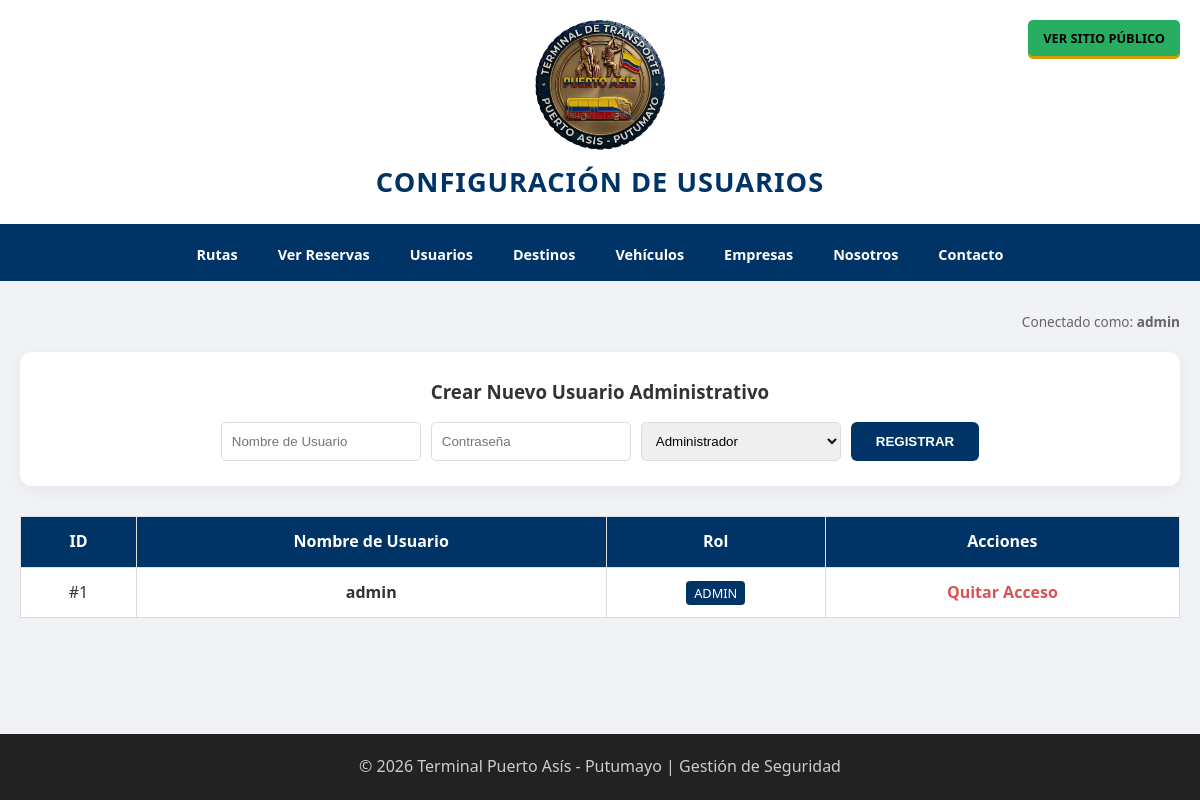
The page /app/admin_usuarios.php (signed in) on the database its author committed.
### tables this page shows
CREATE TABLE IF NOT EXISTS usuarios (
    id INT AUTO_INCREMENT PRIMARY KEY,
    usuario VARCHAR(50) NOT NULL UNIQUE,
    password VARCHAR(255) NOT NULL,
    rol ENUM('admin', 'empleado') DEFAULT 'admin'
);

### app/admin_usuarios.php (the view, shortened to what this page needs)
<?php
require_once 'conexion.php';
$nombre_usuario = isset($_SESSION['admin']) ? $_SESSION['admin'] : "Administrador";
$usuarios = $pdo->query("SELECT id, usuario, rol FROM usuarios")->fetchAll();
?>
<!DOCTYPE html>
<html lang="es">
<head>
    <link rel="stylesheet" href="../css/estilos.css?v=<?php echo time(); ?>">
</head>
<body>
<header>
    <a href="index.php" class="btn-salir" style="background: #27ae60;">VER SITIO PÚBLICO</a>
    <img src="../img/logo.png" class="logo" alt="Logo">
    <h1>CONFIGURACIÓN DE USUARIOS</h1>
</header>
<nav>
    <ul>
        <li><a href="admin_rutas.php">Rutas</a></li>
        <li><a href="admin_reservas.php">Ver Reservas</a></li>
        <li><a href="admin_usuarios.php">Usuarios</a></li>
        <li><a href="admin_destinos.php">Destinos</a></li>
        <li><a href="admin_vehiculos.php">Vehículos</a></li>
        <li><a href="admin_empresas.php">Empresas</a></li>
        <li><a href="admin_nosotros.php">Nosotros</a></li>
        <li><a href="admin_contacto.php">Contacto</a></li>
    </ul>
</nav>
<div class="contenedor-principal">
    <div style="text-align: right; font-size: 0.85em; color: #666; margin-bottom: 15px;">
        Conectado como: <strong><?php echo htmlspecialchars($nombre_usuario); ?></strong>
    </div>
    <section class="registro-caja">
        <h3>Crear Nuevo Usuario Administrativo</h3>
        <form method="POST" class="form-registro">
            <input type="text" name="usuario" placeholder="Nombre de Usuario" required>
            <input type="password" name="password" placeholder="Contraseña" required>
            <select name="rol">
                <option value="admin">Administrador</option>
            </select>
            <button type="submit" name="agregar" class="btn-buscar">REGISTRAR</button>
        </form>
    </section>
    <table class="tabla-users">
        <thead>
            <tr>
                <th>ID</th>
                <th>Nombre de Usuario</th>
                <th>Rol</th>
                <th>Acciones</th>
            </tr>
        </thead>
        <tbody>
            <?php foreach ($usuarios as $u): ?>
            <tr>
                <td>#<?php echo $u['id']; ?></td>
                <td><strong><?php echo htmlspecialchars($u['usuario']); ?></strong></td>
                <td>
                    <span class="<?php echo ($u['rol'] == 'admin') ? 'badge-admin' : 'badge-empleado'; ?>">
                        <?php echo strtoupper($u['rol']); ?>
                    </span>
                </td>
                <td>
                    <a href="admin_usuarios.php?eliminar=<?php echo $u['id']; ?>"
                       class="btn-borrar"
                       onclick="return confirm('¿Seguro que quieres quitar el acceso a este usuario?')">Quitar Acceso</a>
                </td>
            </tr>
            <?php endforeach; ?>
        </tbody>
    </table>
</div>
<footer>
    <p>&copy; 2026 Terminal Puerto Asís - Putumayo | Gestión de Seguridad</p>
</footer>
</body>
</html>

### css/estilos.css (style rules this page uses)
* { margin: 0; padding: 0; box-sizing: border-box; }
body { font-family: 'Segoe UI', Arial, sans-serif; background-color: #f0f2f5; color: #333; line-height: 1.6; display: flex; flex-direction: column; min-height: 100vh; }
header { background-color: #ffffff; padding: 20px; text-align: center; border-bottom: 4px solid #003366; position: relative; }
.logo { width: 130px; margin: 0 auto 10px auto; display: block; }
header h1 { color: #003366; font-size: 1.7rem; text-transform: uppercase; letter-spacing: 1px; }
.btn-salir { position: absolute; top: 20px; right: 20px; background: #ffc107; color: #000; padding: 8px 15px; text-decoration: none; border-radius: 5px; font-weight: bold; font-size: 0.8rem; box-shadow: 0 3px 0 #d39e00; }
nav { background-color: #003366; position: sticky; top: 0; z-index: 1000; }
nav ul { list-style: none; display: flex; justify-content: center; flex-wrap: wrap; }
nav ul li a { display: block; color: white; text-decoration: none; padding: 15px 20px; font-weight: bold; font-size: 0.9rem; transition: 0.3s; }
.contenedor-principal { max-width: 1200px; width: 100%; margin: 30px auto; padding: 0 20px; flex: 1; }
.btn-buscar { background: #003366; color: white; border: none; padding: 0 25px; border-radius: 6px; cursor: pointer; font-weight: bold; }
footer { background: #222; color: #ccc; text-align: center; padding: 30px; margin-top: auto; }
body { font-family: 'Segoe UI', Arial, sans-serif; background-color: #f0f2f5; margin: 0; display: flex; flex-direction: column; min-height: 100vh; }
header { background-color: #ffffff; padding: 20px; border-bottom: 4px solid #003366; }
footer { background: #222; color: #ccc; padding: 20px; margin-top: auto; }

### app/admin_usuarios.php (style rules this page uses)
.tabla-users { width: 100%; border-collapse: collapse; margin-top: 20px; background: white; }
.tabla-users th, .tabla-users td { border: 1px solid #ddd; padding: 12px; text-align: center; }
.tabla-users th { background: #003366; color: white; }
.badge-admin { background: #003366; color: white; padding: 3px 8px; border-radius: 4px; font-size: 0.8rem; }
.btn-borrar { color: #d9534f; font-weight: bold; text-decoration: none; }
.registro-caja { background: #fff; padding: 25px; border-radius: 12px; box-shadow: 0 4px 15px rgba(0,0,0,0.05); margin-bottom: 30px; text-align: center; }
.form-registro { display: flex; gap: 10px; flex-wrap: wrap; justify-content: center; margin-top: 15px; }
.form-registro input, .form-registro select { padding: 10px; border: 1px solid #ddd; border-radius: 5px; min-width: 200px; }

### rows shown on the page
usuarios: id "1", usuario "admin", rol "ADMIN"

### other values the page prints
$nombre_usuario "admin"
